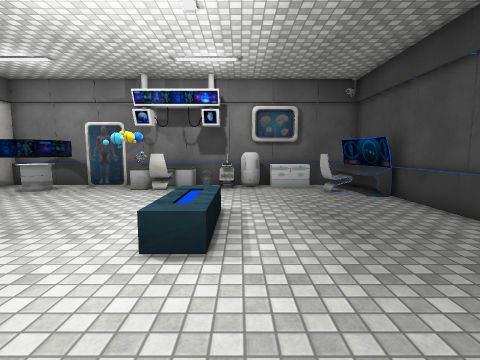
view 1 (above)

12 first-person views from a walk through a Unity game level. The camera is 1.5 m above the floor, tilts 6° down and sees 85° across. Doors are open. The floor is counted in squares, 1 m on a side. Each view is taken from the middle of a square. On the plan, view 1 faces up. The plan holds only what a view shows up to about 14 squares ahead; the rest is blank. The player is left out. Some surface patterns are stand-ins.

view 2
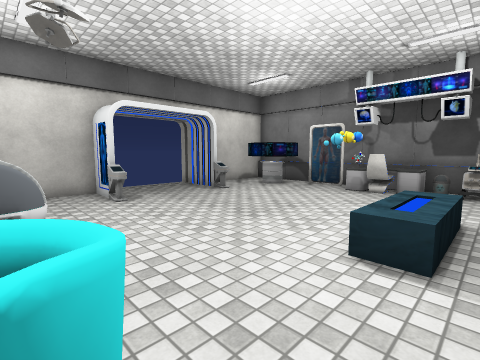

view 3
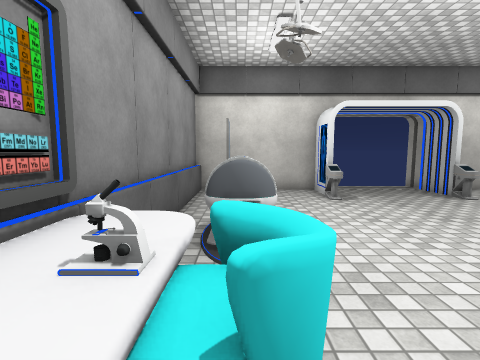

view 4
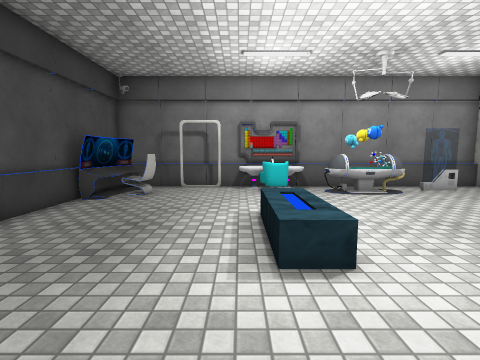

view 5
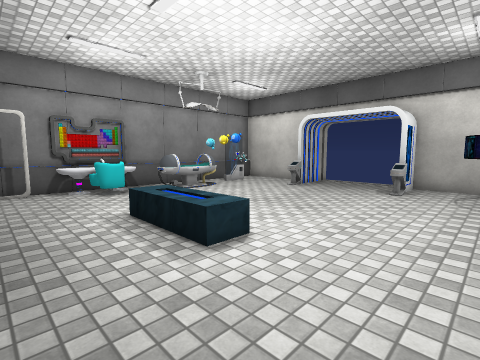

view 6
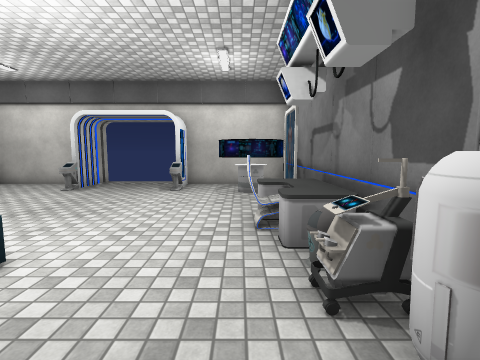

view 7
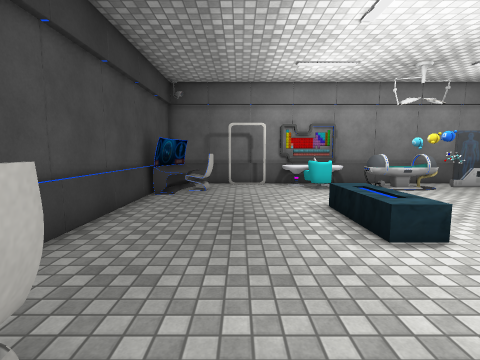

view 8
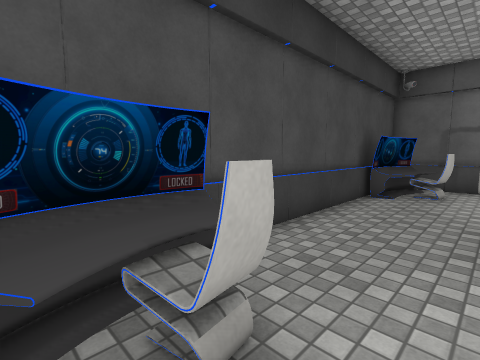

view 9
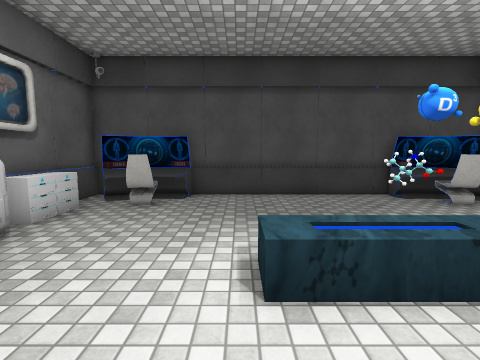

view 10
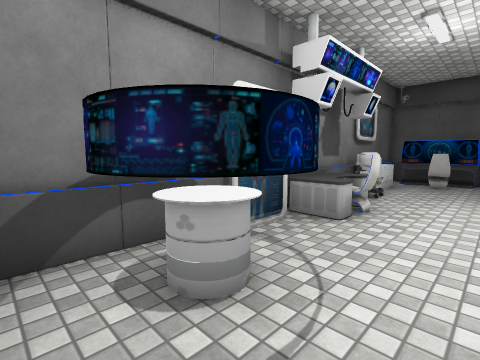

view 11
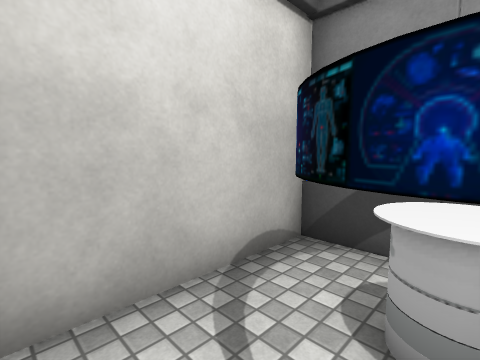

view 12
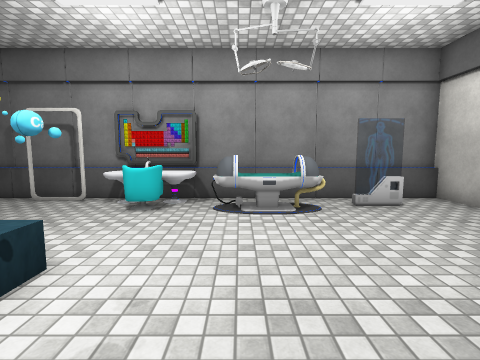

### Floor plan
Key: @ floor where view 1 was taken; # wall or solid block; . floor; D open door; = window, fence, low wall or low ledge; ^ raised ledge; O other object.
Columns run from 12 left of view 1 to 6 right of it. Each row starts with its distance up from view 1.
 12  ### #=#######O###
 11  #.###..OOO==...^#
 10  #.###...O......^##
  9  #..............^##
  8  #...............=#
  7 #D##.......^.....=#
  6  D........O^.....=#
  5  D........O^.....=#
  4  D.........^.....=#
  3  ###=............=#
  2  #...............##
  1  #.....=........^##
  0  #..=.=^^#^^@...^#
 -1  #... ====^^^==.##
 -2  #################

Where each view was taken, in squares from view 1:
view 1: 0 up, 0 right, facing up
view 2: 0 up, 0 right, facing up-left
view 3: 0 up, 0 right, facing left
view 4: 10 up, 0 right, facing down
view 5: 10 up, 2 right, facing down-left
view 6: 10 up, 2 right, facing left
view 7: 11 up, 2 right, facing down
view 8: 11 up, 2 right, facing down-right
view 9: 7 up, 4 left, facing right
view 10: 8 up, 10 left, facing up-right
view 11: 8 up, 8 left, facing up-left
view 12: 7 up, 4 left, facing down
